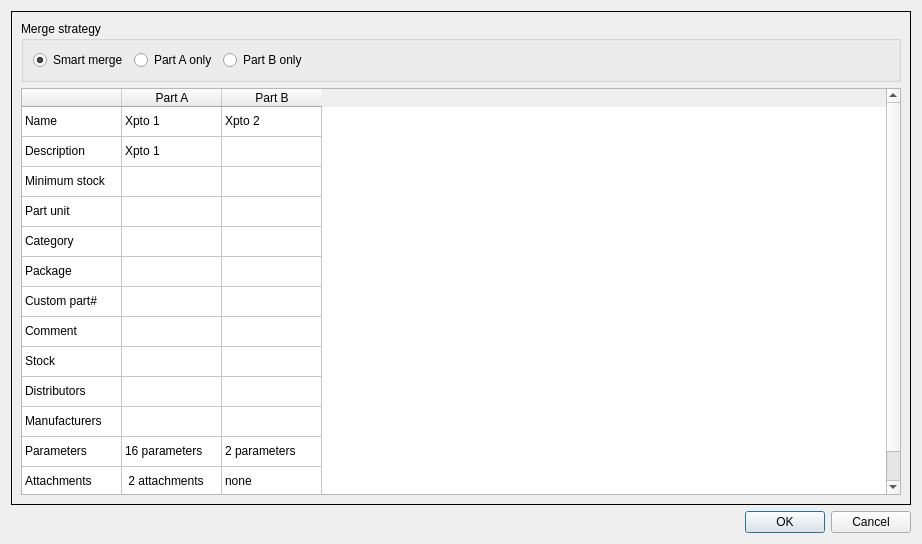
<?xml version="1.0" encoding="UTF-8"?>
<ui version="4.0">
 <class>Form</class>
 <widget class="QWidget" name="Form">
  <property name="geometry">
   <rect>
    <x>0</x>
    <y>0</y>
    <width>922</width>
    <height>544</height>
   </rect>
  </property>
  <property name="windowTitle">
   <string>Form</string>
  </property>
  <layout class="QVBoxLayout" name="verticalLayout_2">
   <item>
    <widget class="QFrame" name="frame">
     <property name="frameShape">
      <enum>QFrame::Panel</enum>
     </property>
     <property name="frameShadow">
      <enum>QFrame::Plain</enum>
     </property>
     <layout class="QVBoxLayout" name="verticalLayout">
      <item>
       <widget class="QGroupBox" name="groupBox">
        <property name="title">
         <string>Merge strategy</string>
        </property>
        <layout class="QHBoxLayout" name="horizontalLayout_2">
         <item>
          <widget class="QRadioButton" name="radioButton">
           <property name="text">
            <string>Smart merge</string>
           </property>
           <property name="checked">
            <bool>true</bool>
           </property>
          </widget>
         </item>
         <item>
          <widget class="QRadioButton" name="radioButton_2">
           <property name="text">
            <string>Part A only</string>
           </property>
          </widget>
         </item>
         <item>
          <widget class="QRadioButton" name="radioButton_3">
           <property name="text">
            <string>Part B only</string>
           </property>
          </widget>
         </item>
         <item>
          <spacer name="horizontalSpacer">
           <property name="orientation">
            <enum>Qt::Horizontal</enum>
           </property>
           <property name="sizeHint" stdset="0">
            <size>
             <width>40</width>
             <height>20</height>
            </size>
           </property>
          </spacer>
         </item>
        </layout>
       </widget>
      </item>
      <item>
       <widget class="QTableWidget" name="tableWidget">
        <property name="editTriggers">
         <set>QAbstractItemView::NoEditTriggers</set>
        </property>
        <property name="cornerButtonEnabled">
         <bool>true</bool>
        </property>
        <attribute name="horizontalHeaderVisible">
         <bool>true</bool>
        </attribute>
        <attribute name="verticalHeaderVisible">
         <bool>false</bool>
        </attribute>
        <row>
         <property name="text">
          <string>Name</string>
         </property>
        </row>
        <row>
         <property name="text">
          <string>Description</string>
         </property>
        </row>
        <row>
         <property name="text">
          <string>Minimum stock</string>
         </property>
        </row>
        <row>
         <property name="text">
          <string>Part unit</string>
         </property>
        </row>
        <row>
         <property name="text">
          <string>Category</string>
         </property>
        </row>
        <row>
         <property name="text">
          <string>Package</string>
         </property>
        </row>
        <row>
         <property name="text">
          <string>Custom part#</string>
         </property>
        </row>
        <row>
         <property name="text">
          <string>Comment</string>
         </property>
        </row>
        <row>
         <property name="text">
          <string>Stock</string>
         </property>
        </row>
        <row>
         <property name="text">
          <string>Distributors</string>
         </property>
        </row>
        <row>
         <property name="text">
          <string>Manufacturers</string>
         </property>
        </row>
        <row>
         <property name="text">
          <string>Parameters</string>
         </property>
        </row>
        <row>
         <property name="text">
          <string>Attachments</string>
         </property>
        </row>
        <column>
         <property name="text">
          <string/>
         </property>
        </column>
        <column>
         <property name="text">
          <string>Part A</string>
         </property>
        </column>
        <column>
         <property name="text">
          <string>Part B</string>
         </property>
        </column>
        <item row="0" column="0">
         <property name="text">
          <string>Name</string>
         </property>
        </item>
        <item row="0" column="1">
         <property name="text">
          <string>Xpto 1</string>
         </property>
         <property name="checkState">
          <enum>Unchecked</enum>
         </property>
        </item>
        <item row="0" column="2">
         <property name="text">
          <string>Xpto 2</string>
         </property>
         <property name="checkState">
          <enum>Unchecked</enum>
         </property>
        </item>
        <item row="1" column="0">
         <property name="text">
          <string>Description</string>
         </property>
        </item>
        <item row="1" column="1">
         <property name="text">
          <string>Xpto 1</string>
         </property>
        </item>
        <item row="2" column="0">
         <property name="text">
          <string>Minimum stock</string>
         </property>
        </item>
        <item row="3" column="0">
         <property name="text">
          <string>Part unit</string>
         </property>
        </item>
        <item row="4" column="0">
         <property name="text">
          <string>Category</string>
         </property>
        </item>
        <item row="5" column="0">
         <property name="text">
          <string>Package</string>
         </property>
        </item>
        <item row="6" column="0">
         <property name="text">
          <string>Custom part#</string>
         </property>
        </item>
        <item row="7" column="0">
         <property name="text">
          <string>Comment</string>
         </property>
        </item>
        <item row="8" column="0">
         <property name="text">
          <string>Stock</string>
         </property>
        </item>
        <item row="9" column="0">
         <property name="text">
          <string>Distributors</string>
         </property>
        </item>
        <item row="10" column="0">
         <property name="text">
          <string>Manufacturers</string>
         </property>
        </item>
        <item row="10" column="1">
         <property name="text">
          <string/>
         </property>
        </item>
        <item row="11" column="0">
         <property name="text">
          <string>Parameters</string>
         </property>
        </item>
        <item row="11" column="1">
         <property name="text">
          <string>16 parameters</string>
         </property>
        </item>
        <item row="11" column="2">
         <property name="text">
          <string>2 parameters</string>
         </property>
        </item>
        <item row="12" column="0">
         <property name="text">
          <string>Attachments</string>
         </property>
        </item>
        <item row="12" column="1">
         <property name="text">
          <string> 2 attachments</string>
         </property>
        </item>
        <item row="12" column="2">
         <property name="text">
          <string>none</string>
         </property>
        </item>
       </widget>
      </item>
      <item>
       <layout class="QHBoxLayout" name="horizontalLayout"/>
      </item>
     </layout>
    </widget>
   </item>
   <item>
    <widget class="QDialogButtonBox" name="buttonBox">
     <property name="standardButtons">
      <set>QDialogButtonBox::Cancel|QDialogButtonBox::Ok</set>
     </property>
    </widget>
   </item>
  </layout>
  <action name="actionAction1">
   <property name="text">
    <string>Action1</string>
   </property>
  </action>
 </widget>
 <resources/>
 <connections/>
</ui>
